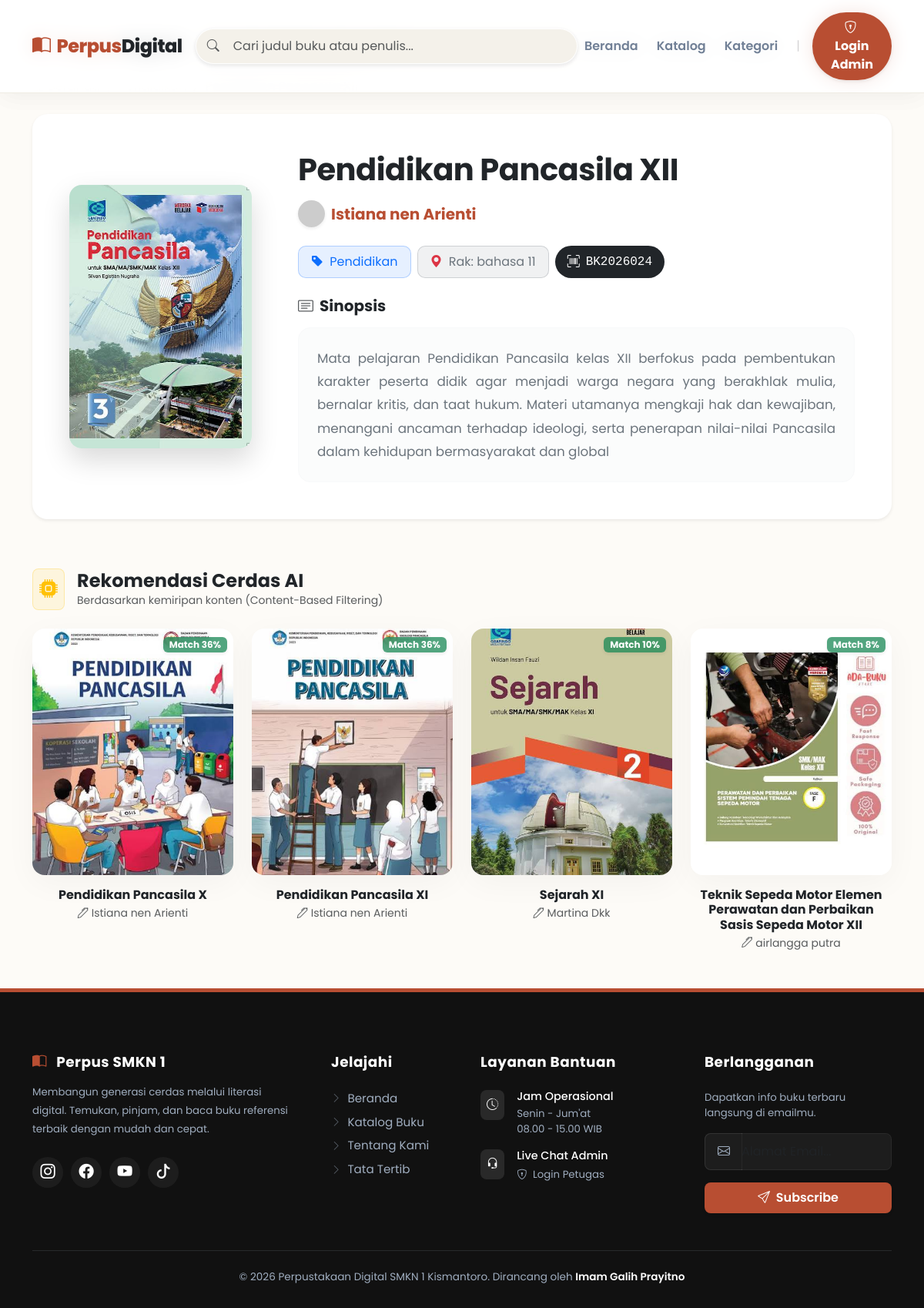
The app's page /pages/detail_buku.php?id=24 with its own data.
### tables this page shows
CREATE TABLE IF NOT EXISTS `books` (
  `id` int(11) NOT NULL AUTO_INCREMENT,
  `barcode_buku` varchar(50) DEFAULT NULL,
  `title` varchar(255) NOT NULL,
  `author` varchar(150) DEFAULT NULL,
  `category` varchar(100) NOT NULL,
  `rak` varchar(50) DEFAULT NULL,
  `description` text NOT NULL,
  `cover` varchar(255) DEFAULT NULL,
  PRIMARY KEY (`id`),
  UNIQUE KEY `barcode_buku` (`barcode_buku`)
);

### core/cbf_engine.php (called while the page is built, shortened)
<?php
function bersihkanTeks($teks) {
    $teks = strtolower($teks);
    $teks = preg_replace('/[^a-z0-9\s]/', '', $teks);
    return $teks;
}
function getRekomendasiBuku($mysqli, $id_buku_aktif, $limit = 4) {
    $query = $mysqli->query("SELECT id, title, author, category, description, cover FROM books");
    $semua_buku = [];
    $dokumen_teks = [];
    while ($row = $query->fetch_assoc()) {
        $semua_buku[$row['id']] = $row;
        $teks_gabungan = $row['category'] . " " . $row['category'] . " " .
                         $row['author'] . " " .
                         $row['description'];
        $dokumen_teks[$row['id']] = bersihkanTeks($teks_gabungan);
    }
    $tf = [];
    $df = [];
    $total_dokumen = count($dokumen_teks);
    foreach ($dokumen_teks as $id_buku => $teks) {
        $kata_kata = explode(" ", $teks);
        $tf[$id_buku] = [];
        $kata_unik_per_dokumen = [];
        foreach ($kata_kata as $kata) {
            $kata = trim($kata);
            if ($kata == "") continue;
            if (!isset($tf[$id_buku][$kata])) {
                $tf[$id_buku][$kata] = 0;
            }
            $tf[$id_buku][$kata]++;
            if (!isset($kata_unik_per_dokumen[$kata])) {
                $kata_unik_per_dokumen[$kata] = true;
                if (!isset($df[$kata])) {
                    $df[$kata] = 0;
                }
                $df[$kata]++;
            }
        }
    }
    $idf = [];
    foreach ($df as $kata => $jumlah_dokumen_mengandung_kata) {
        $idf[$kata] = log10($total_dokumen / $jumlah_dokumen_mengandung_kata);
    }
    $tfidf = [];
    foreach ($tf as $id_buku => $data_kata) {
        $tfidf[$id_buku] = [];
        foreach ($data_kata as $kata => $nilai_tf) {
            $tfidf[$id_buku][$kata] = $nilai_tf * $idf[$kata];
        }
    }
    $vektor_aktif = $tfidf[$id_buku_aktif];
    $skor_kemiripan = [];
    foreach ($tfidf as $id_buku_lain => $vektor_lain) {
        if ($id_buku_lain == $id_buku_aktif) continue;
        $dot_product = 0;
        $panjang_vektor_aktif = 0;
        $panjang_vektor_lain = 0;
        $semua_kata_unik = array_unique(array_merge(array_keys($vektor_aktif), array_keys($vektor_lain)));
        foreach ($semua_kata_unik as $kata) {
            $bobot_aktif = isset($vektor_aktif[$kata]) ? $vektor_aktif[$kata] : 0;
            $bobot_lain = isset($vektor_lain[$kata]) ? $vektor_lain[$kata] : 0;
            $dot_product += ($bobot_aktif * $bobot_lain);
            $panjang_vektor_aktif += pow($bobot_aktif, 2);
            $panjang_vektor_lain += pow($bobot_lain, 2);
        }
        $panjang_vektor_aktif = sqrt($panjang_vektor_aktif);
        $panjang_vektor_lain = sqrt($panjang_vektor_lain);
        $pembagi = $panjang_vektor_aktif * $panjang_vektor_lain;
        if ($pembagi == 0) {
            $skor_kemiripan[$id_buku_lain] = 0;
        } else {
            $skor_kemiripan[$id_buku_lain] = $dot_product / $pembagi;
        }
    }
    arsort($skor_kemiripan);
    $hasil_rekomendasi = [];
    $hitung = 0;
    foreach ($skor_kemiripan as $id_buku => $skor) {
        if ($hitung >= $limit) break;
        if ($skor > 0) {
            $buku_rekomendasi = $semua_buku[$id_buku];
            $buku_rekomendasi['skor_kemiripan'] = $skor;
            $hasil_rekomendasi[] = $buku_rekomendasi;
            $hitung++;
        }
    }
    return $hasil_rekomendasi;
}
?>

### pages/detail_buku.php (the view, shortened to what this page needs)
<?php
require_once '../config/koneksi.php';
require_once '../core/cbf_engine.php';
$id = isset($_GET['id']) ? (int)$_GET['id'] : 0;
$query = $mysqli->query("SELECT * FROM books WHERE id = $id");
$book = $query->fetch_assoc();
$rekomendasi = getRekomendasiBuku($mysqli, $id, 4);
include '../includes/header.php';
?>
<main class="flex-shrink-0 pb-5">
    <div class="container">
        <nav aria-label="breadcrumb" class="mb-4">
            <ol class="breadcrumb bg-transparent p-0 m-0 fs-6">
                <li class="breadcrumb-item">
                    <a href="<?= BASE_URL ?>index.php" class="text-decoration-none text-muted">
                        <i class="bi bi-house-door me-1"></i>Beranda
                    </a>
                </li>
                <li class="breadcrumb-item">
                    <a href="pencarian.php?kategori=<?= urlencode($book['category']) ?>" class="text-decoration-none text-muted">
                    </a>
                </li>
                <li class="breadcrumb-item active fw-semibold text-dark" aria-current="page">
                </li>
            </ol>
        </nav>
        <div class="modern-card p-4 p-lg-5 mb-5 border-0 shadow-sm" style="background-color: #ffffff; border-radius: 20px;">
            <div class="row align-items-center">
                <div class="col-md-4 col-lg-3 text-center mb-4 mb-md-0">
                    <div class="position-relative d-inline-block">
                        <img src="<?= BASE_URL ?>assets/img/cover/<?= htmlspecialchars($book['cover'] ?: 'default.jpg') ?>"
                             alt="<?= htmlspecialchars($book['title']) ?>"
                             class="img-fluid rounded-4"
                             style="max-height: 450px; object-fit: cover; box-shadow: 0 15px 35px rgba(0,0,0,0.15);">
                    </div>
                </div>
                <div class="col-md-8 col-lg-9 ps-md-4 ps-lg-5">
                    <h1 class="fw-bolder mb-3 text-dark" style="letter-spacing: -0.5px;"><?= htmlspecialchars($book['title']) ?></h1>
                    <div class="d-flex align-items-center mb-4">
                        <img src="https://ui-avatars.com/api/?name=<?= urlencode($book['author'] ?? 'A') ?>&background=random&color=fff&bold=true" class="rounded-circle me-2 shadow-sm" width="35" height="35">
                        <span class="fs-5 fw-bold" style="color: var(--primary-terra);"><?= htmlspecialchars($book['author'] ?? 'Anonim') ?></span>
                    </div>
                    <div class="d-flex flex-wrap gap-2 mb-4">
                        <span class="soft-badge bg-primary bg-opacity-10 text-primary border border-primary border-opacity-25 px-3 py-2 fs-6" style="border-radius: 10px; display: inline-block;">
                            <i class="bi bi-tag-fill me-1"></i> <?= htmlspecialchars($book['category']) ?>
                        </span>
                        <span class="soft-badge bg-secondary bg-opacity-10 text-secondary border border-secondary border-opacity-25 px-3 py-2 fs-6" style="border-radius: 10px; display: inline-block;">
                            <i class="bi bi-geo-alt-fill me-1 text-danger"></i> Rak: <?= htmlspecialchars($book['rak'] ?? 'Belum diatur') ?>
                        </span>
                        <?php if(!empty($book['barcode_buku'])): ?>
                        <span class="badge bg-dark px-3 py-2 fs-6 fw-normal font-monospace rounded-pill d-flex align-items-center">
                            <i class="bi bi-upc-scan me-2"></i><?= htmlspecialchars($book['barcode_buku']) ?>
                        </span>
                        <?php endif; ?>
                    </div>
                    <div class="mt-2">
                        <h5 class="fw-bold text-dark mb-3"><i class="bi bi-card-text text-muted me-2"></i>Sinopsis</h5>
                        <div class="p-4 rounded-4 bg-light bg-opacity-50 border border-light" style="border-radius: 15px;">
                            <p class="text-secondary m-0" style="line-height: 1.8; text-align: justify; font-size: 1.05rem;">
                                <?= nl2br(htmlspecialchars($book['description'])) ?>
                            </p>
                        </div>
                    </div>
                </div>
            </div>
        </div>
        <div class="mt-5 pt-3">
            <div class="d-flex align-items-center mb-4">
                <div class="bg-warning bg-opacity-10 p-2 rounded-3 me-3 text-warning border border-warning border-opacity-25">
                    <i class="bi bi-cpu-fill fs-4"></i>
                </div>
                <div>
                    <h4 class="fw-bolder mb-0 text-dark">Rekomendasi Cerdas AI</h4>
                    <p class="text-muted small m-0">Berdasarkan kemiripan konten (Content-Based Filtering)</p>
                </div>
            </div>
            <div class="row g-4">
                <?php if (empty($rekomendasi)): ?>
                    <div class="col-12 text-center py-5">
                        <h5 class="text-muted fw-semibold">Belum ada rekomendasi yang cocok.</h5>
                    </div>
                <?php else: ?>
                    <?php foreach ($rekomendasi as $rek): ?>
                        <div class="col-6 col-md-4 col-lg-3">
                            <div class="card card-custom h-100" style="cursor: pointer;" onclick="window.location.href='detail_buku.php?id=<?= $rek['id'] ?>'">
                                <div class="card-img-wrapper position-relative">
                                    <img src="<?= BASE_URL ?>assets/img/cover/<?= htmlspecialchars($rek['cover'] ?: 'default.jpg') ?>" class="card-img-top w-100" alt="<?= htmlspecialchars($rek['title']) ?>">
                                    <div class="position-absolute top-0 end-0 m-2">
                                        <span class="badge bg-success bg-opacity-75 px-2 py-1 shadow-sm" style="backdrop-filter: blur(4px);">
                                            Match <?= round($rek['skor_kemiripan'] * 100) ?>%
                                        </span>
                                    </div>
                                </div>
                                <div class="card-body px-1 pt-3 pb-0 text-center">
                                    <h6 class="fw-bold text-dark mb-1 book-title"><?= htmlspecialchars($rek['title']) ?></h6>
                                    <p class="small text-muted mb-0"><i class="bi bi-pen me-1"></i><?= htmlspecialchars($rek['author'] ?? 'Anonim') ?></p>
                                </div>
                            </div>
                        </div>
                    <?php endforeach; ?>
                <?php endif; ?>
            </div>
        </div>
    </div>
</main>
<?php include '../includes/footer.php'; ?>

### records on screen
books: cover (picture), title "Pendidikan Pancasila XII", author "Istiana nen Arienti", category "Pendidikan", rak "bahasa 11", barcode_buku "BK2026024", description "Mata pelajaran Pendidikan Pancasila kelas XII berfokus pada pembentukan karakter peserta didik agar menjadi warga negara yang berakhlak mulia, bernalar kritis, dan taat hukum. Materi utamanya mengkaji hak dan kewajiban, menangani ancaman terhadap ideologi, serta penerapan nilai-nilai Pancasila dalam kehidupan bermasyarakat dan global"
books: cover (picture), skor_kemiripan "36", title "Pendidikan Pancasila X", author "Istiana nen Arienti"
books: cover (picture), skor_kemiripan "36", title "Pendidikan Pancasila XI", author "Istiana nen Arienti"
books: cover (picture), skor_kemiripan "10", title "Sejarah XI", author "Martina Dkk"
books: cover (picture), skor_kemiripan "8", title "Teknik Sepeda Motor Elemen Perawatan dan Perbaikan Sasis Sepeda Motor XII", author "airlangga putra"
